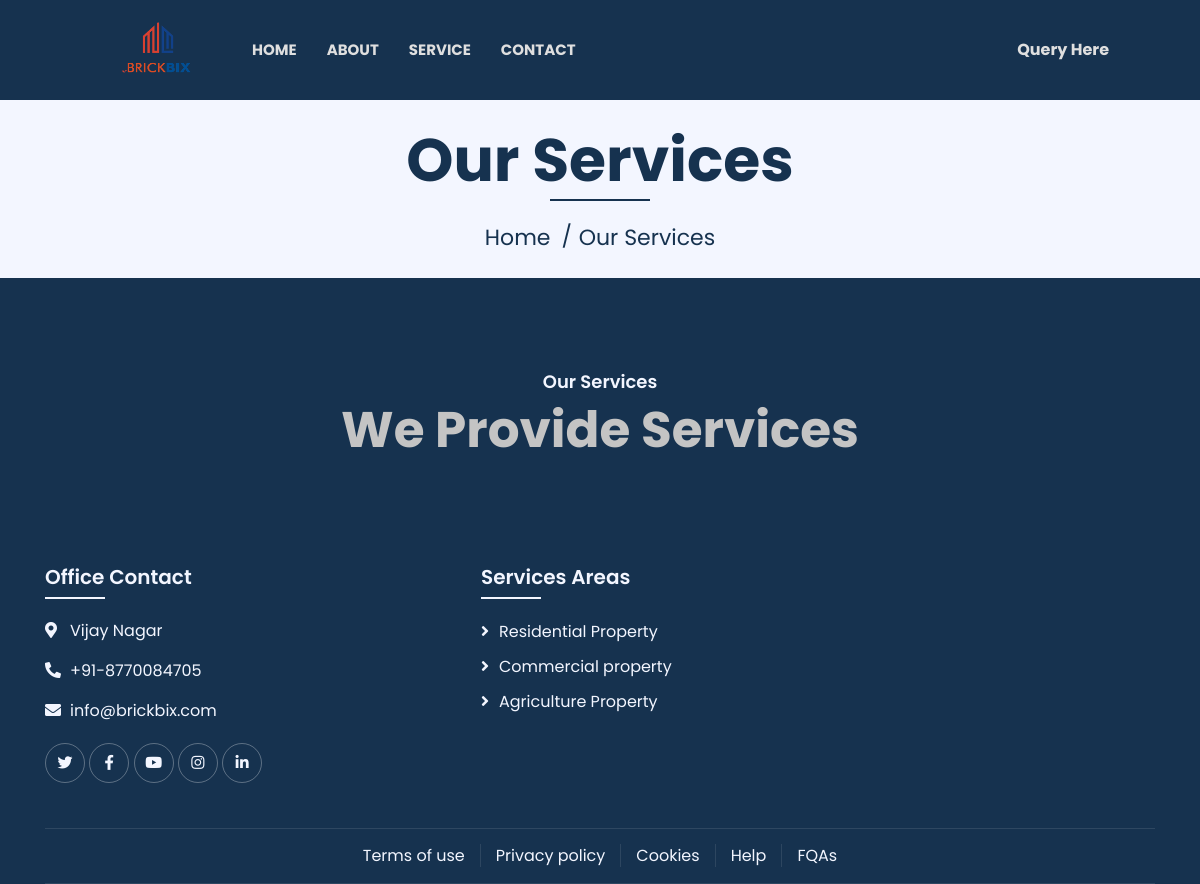
The app's page /service/, older data.
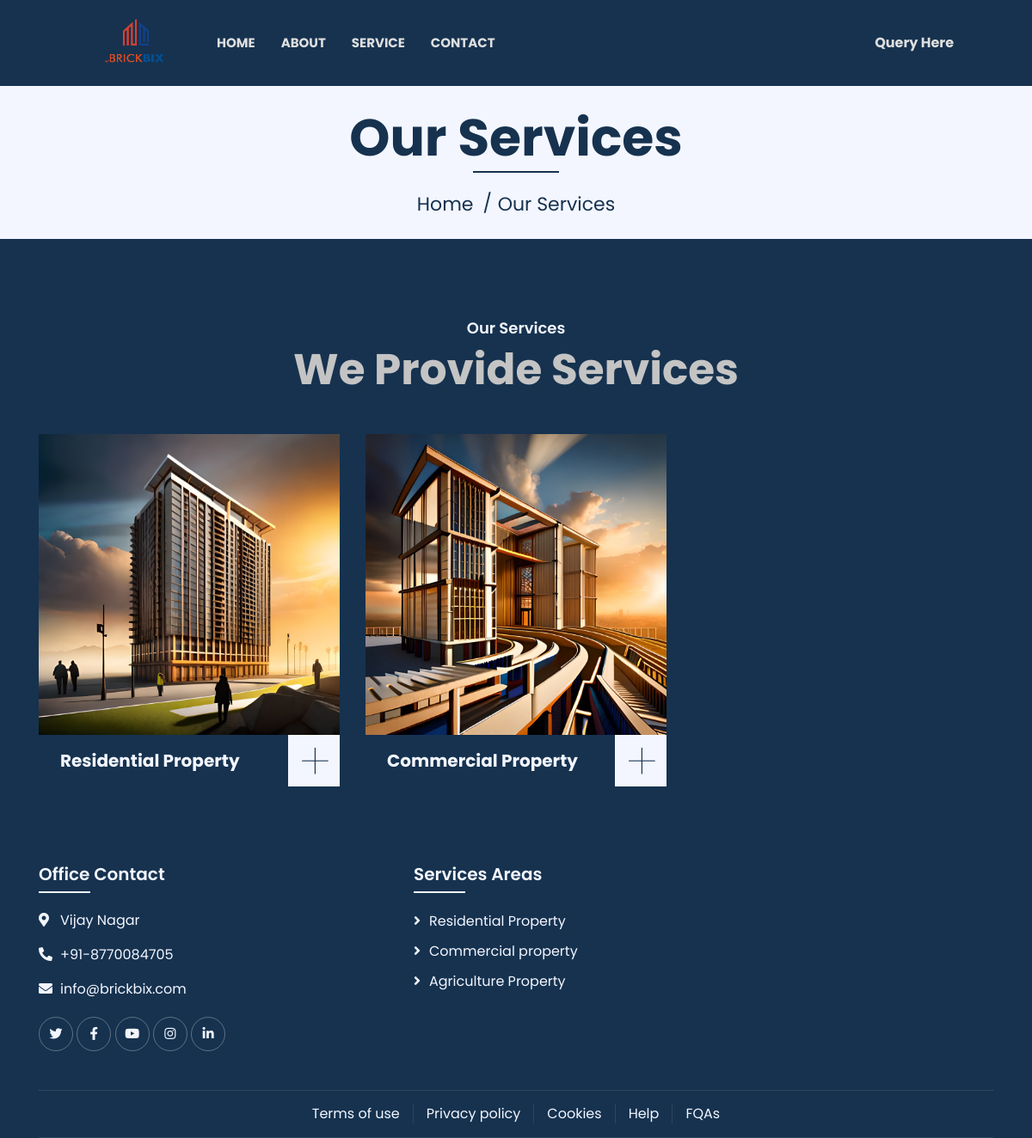
The same page, newer data.
### info/models.py (models this page shows, shortened)
class Property_Category(models.Model):
    type_of_property = models.CharField(max_length=100)
    class Meta:
        verbose_name_plural = 'Property_Categories'

### info/views.py (the view)
# urls.py: path('service/',views.service, name='service'),
def service(request):
    property_category = Property_Category.objects.all()
    return render (request,'service.html',{"property_category":property_category})

### info/templates/service.html (shortened to what this page needs)
{% extends "nav-bar.html" %}
{% load static %}
{% block content %}
            <div class="page-header pt-4 pb-4">
                <div class="container">
                    <div class="row">
                        <div class="col-12">
                            <h2>Our Services</h2>
                        </div>
                        <div class="col-12">
                            <a href="">Home</a>
                            <a href="">Our Services</a>
                        </div>
                    </div>
                </div>
            </div>
            <div class="service">
                <div class="container">
                    <div class="section-header text-center">
                        <p>Our Services</p>
                        <h2>We Provide Services</h2>
                    </div>
                    <div class="row">
                        {% for property_categorys in property_category %}
                        <div class="col-lg-4 col-md-6 wow fadeInUp">
                            <div class="service-item">
                                <div class="service-img">
                                    {% if forloop.counter == 1 %}
                                        <img src="/static/img/Residential.jpg" alt="Image">
                                    {% else %}
                                        <img src="/static/img/Commercial.jpg" alt="Image">
                                    {% endif %}
                                </div>
                                <div class="service-text">
                                    <h3>{{ property_categorys.type_of_property }}</h3>
                                    <a class="btn" href="/static/img/service-1.jpg" data-lightbox="service">+</a>
                                </div>
                            </div>
                        </div>
                        {% endfor %}
                    </div>
                </div>
            </div>
{% endblock content %}

### info/templates/nav-bar.html (shortened to what this page needs)
<!DOCTYPE html>
{% load static %}
<html lang="en">
    <head>
        <link href="https://stackpath.bootstrapcdn.com/bootstrap/4.4.1/css/bootstrap.min.css" rel="stylesheet">
        <link href="https://cdnjs.cloudflare.com/ajax/libs/font-awesome/5.10.0/css/all.min.css" rel="stylesheet">
        <link href="/static/lib/flaticon/font/flaticon.css" rel="stylesheet">
        <link href="/static/lib/animate/animate.min.css" rel="stylesheet">
        <link href="/static/lib/owlcarousel/assets/owl.carousel.min.css" rel="stylesheet">
        <link href="/static/lib/lightbox/css/lightbox.min.css" rel="stylesheet">
        <link href="/static/lib/slick/slick.css" rel="stylesheet">
        <link href="/static/lib/slick/slick-theme.css" rel="stylesheet">
        <link href="{% static '/css/style.css' %}" type= 'text/css' rel="stylesheet">
    </head>
            <div class="nav-bar">
                <div class="container-fluid">
                    <nav class="navbar navbar-expand-lg bg-dark navbar-dark mr-3 ">
                        <a href="{% url "index" %}"><img class='ml-3 p-2 ' src="/static/img/Brick_Bix.png" width="130" height="100" alt="Carousel Image"></a>
                        <div class="collapse navbar-collapse justify-content-between ml-3 " id="navbarCollapse">
                                <a href="{% url 'index' %}" class="nav-item nav-link font-weight-bold d-flex justify-content-center">Home</a>
                                <a href="{% url 'about' %}" class="nav-item nav-link active font-weight-bold d-flex justify-content-center">About</a>
                                <a href="{% url 'service' %}" class="nav-item nav-link font-weight-bold d-flex justify-content-center">Service</a>
                                <a href="{% url 'contact' %}" class="nav-item nav-link font-weight-bold d-flex justify-content-center">Contact</a>
                            <div class="ml-auto">
                                <a class="font-weight-bold d-flex justify-content-center" href="{% url 'query' %}" >Query Here</a>
                            </div>
                        </div>
                    </nav>
                </div>
            </div>
            {% block content %}
            {% endblock content %}
            <div class="footer wow fadeIn p-0" data-wow-delay="0.3s">
                <div class="container h-50">
                    <div class="row">
                        <div class="col-md-6 col-lg-4 mr-2 h-20">
                            <div class="footer-contact">
                                <h2>Office Contact</h2>
                                <p><i class="fa fa-map-marker-alt"></i>Vijay Nagar</p>
                                <p><i class="fa fa-phone-alt"></i>+91-8770084705</p>
                                <p><i class="fa fa-envelope"></i>info@brickbix.com</p>
                                <div class="footer-social">
                                    <a href=""><i class="fab fa-twitter"></i></a>
                                    <a href="https://www.facebook.com/profile.php?id=100091651563978&mibextid=ZbWKwL"><i class="fab fa-facebook-f"></i></a>
                                    <a href=""><i class="fab fa-youtube"></i></a>
                                    <a href=""><i class="fab fa-instagram"></i></a>
                                    <a href="https://www.linkedin.com/company/BrickBix/"><i class="fab fa-linkedin-in"></i></a>
                                </div>
                            </div>
                        </div>
                        <div class="col-md-6 col-lg-3 ml-5">
                            <div class="footer-link">
                                <h2>Services Areas</h2>
                                <a href="">Residential Property</a>
                                <a href="">Commercial property</a>
                                <a href="">Agriculture Property</a>
                            </div>
                        </div>
                    </div>
                </div>
                <div class="container footer-menu">
                    <div class="f-menu">
                        <a href="">Terms of use</a>
                        <a href="">Privacy policy</a>
                        <a href="">Cookies</a>
                        <a href="">Help</a>
                        <a href="">FQAs</a>
                    </div>
                </div>
            </div>
    </body>
</html>

### info/static/css/style.css (style rules this page uses)
h1, h2, h3, h4, h5, h6 { color: #c4c4c4; }
a { color: #dfdfdf; transition: .3s; }
.btn { transition: .3s; }
.nav-bar { background: #16324f; transition: .3s; }
.nav-bar .container-fluid { padding: 0; }
.nav-bar .navbar { height: 60%; background: #16324f !important; }
@media (min-width: 992px) { .nav-bar { padding: 0 75px; } }
@media (min-width: 992px) { .nav-bar .navbar { padding: 0px; } }
@media (min-width: 992px) { .nav-bar a.nav-link { padding: 8px 15px; font-size: 15px; text-transform: uppercase; } }
.page-header { position: relative; margin-bottom: 45px; padding: 90px 0; text-align: center; background: #f3f6ff; }
.page-header h2 { position: relative; color: #16324f; font-size: 60px; font-weight: 700; margin-bottom: 20px; padding-bottom: 5px; }
.page-header h2::after { position: absolute; content: ""; width: 100px; height: 2px; left: calc(50% - 50px); bottom: 0; background: #16324f; }
.page-header a { position: relative; padding: 0 12px; font-size: 22px; color: #16324f; }
.page-header a::after { position: absolute; content: "/"; width: 8px; height: 8px; top: -2px; right: -7px; text-align: center; color: #16324f; }
.page-header a:last-child::after { display: none; }
.section-header { position: relative; width: 100%; margin-bottom: 45px; }
.section-header p { color: #f3f6ff; font-size: 18px; font-weight: 600; margin-bottom: 5px; }
.section-header h2 { margin: 0; position: relative; font-size: 50px; font-weight: 700; }
.service { position: relative; width: 100%; padding: 45px 0 15px 0; }
.service .service-item { position: relative; width: 100%; text-align: center; margin-bottom: 30px; }
.service .service-img { position: relative; overflow: hidden; }
.service .service-img img { width: 100%; }
.service .service-text { display: flex; align-items: center; height: 60px; background: #16324f; overflow: hidden; white-space: nowrap; text-overflow: ellipsis; }
.service .service-text h3 { margin: 0; padding: 0 15px 0 25px; width: calc(100% - 60px); font-size: 20px; font-weight: 700; color: #f3f6ff; text-align: left; overflow: hidden; white-space: nowrap; text-overflow: ellipsis; }
.service .service-item a.btn { width: 60px; height: 60px; padding: 3px 0 0 3px; display: flex; align-items: center; justify-content: center; font-size: 60px; line-height: 60px; font-weight: 100; color: #16324f; background: #f3f6ff; border-radius: 0; transition: .3s; }
.footer { position: relative; margin-top: 45px; padding-top: 90px; background: #16324f; color: #f3f6ff; }
.footer .footer-contact, .footer .footer-link, .footer .newsletter { position: relative; margin-bottom: 45px; }
.footer h2 { position: relative; margin-bottom: 20px; padding-bottom: 10px; font-size: 20px; font-weight: 600; color: #f3f6ff; }
.footer h2::after { position: absolute; content: ""; width: 60px; height: 2px; left: 0; bottom: 0; background: #f3f6ff; }
.footer .footer-link a { display: block; margin-bottom: 10px; color: #f3f6ff; transition: .3s; }
.footer .footer-link a::before { position: relative; content: "\f105"; font-family: "Font Awesome 5 Free"; font-weight: 900; margin-right: 10px; }
.footer .footer-contact p i { width: 25px; }
.footer .footer-social { position: relative; margin-top: 20px; }
.footer .footer-social a { display: inline-block; width: 40px; height: 40px; padding: 7px 0; text-align: center; border: 1px solid rgba(256, 256, 256, .3); border-radius: 60px; transition: .3s; }
.footer .footer-social a i { font-size: 15px; color: #f3f6ff; }
.footer .footer-menu .f-menu { position: relative; padding: 15px 0; font-size: 0; text-align: center; border-top: 1px solid rgba(256, 256, 256, .1); border-bottom: 1px solid rgba(256, 256, 256, .1); }
.footer .footer-menu .f-menu a { color: #f3f6ff; font-size: 16px; margin-right: 15px; padding-right: 15px; border-right: 1px solid rgba(255, 255, 255, .1); }
.footer .footer-menu .f-menu a:last-child { margin-right: 0; padding-right: 0; border-right: none; }

Row changes from the older to the newer data that the page shows:
added Property_Category: type_of_property "Residential Property"
added Property_Category: type_of_property "Commercial Property"
